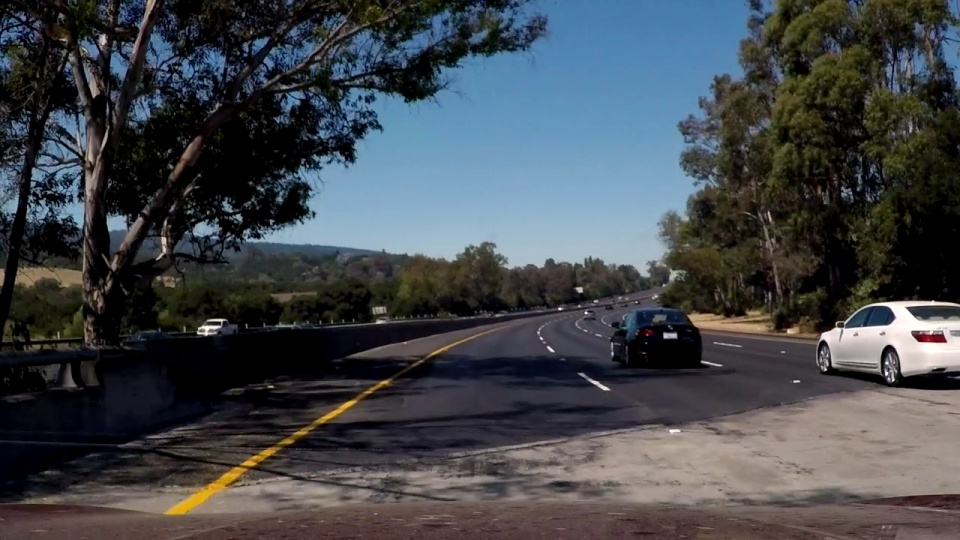
#> input picture python_practice/자율주행/slope_test.jpg, 960 x 540 px
$ jupyter execute --allow-errors challenge.ipynb   (shell and % lines are left out)
#> lines starting #> are read from the running program, lines starting #| are printed output that depends on the picture; after the words box and inside, x2 and y2 are one past the last pixel; in counts of white or black regions, pixels touching at a corner belong together
[cell 1]
# import matplotlib.pyplot as plt
# import matplotlib.image as mpimg
import numpy as np
import cv2
import math

#grayscale
def grayscale(img):
    return cv2.cvtColor(img,cv2.COLOR_BGR2GRAY)
#blur
def gaussian_blur(img,kernel_size):
    return cv2.GaussianBlur(img,(kernel_size,kernel_size),0)
#canny
def canny(img,low_threshold,high_threshold):
    return cv2.Canny(img,low_threshold,high_threshold)
#관심영역 설정
def region_of_interest(img,vertices):
    mask=np.zeros_like(img)

    if len(img.shape)>2:
        channel_count=img.shape[2]
        ignore_mask_color=(255,)*channel_count
    else:
        ignore_mask_color=255

    cv2.fillPoly(mask,vertices,ignore_mask_color)

    masked_image=cv2.bitwise_and(img,mask)
    return masked_image

def draw_lines(img,lines,color=[255,0,0],thickness=5):
    for line in lines:
        for x1,y1,x2,y2 in line:
            cv2.line(img,(x1,y1),(x2,y2),color,thickness)

def hough_lines(img,rho,theta,threshold,min_line_len,max_line_gap):
    lines=cv2.HoughLinesP(img,rho,theta,threshold,np.array([]),minLineLength=min_line_len,maxLineGap=max_line_gap)
    line_img=np.zeros((img.shape[0],img.shape[1],3),dtype=np.uint8)
    draw_lines(line_img,lines)
    return lines

def draw_fit_line(img, lines, color=[255, 0, 0], thickness=10): # 대표선 그리기
        cv2.line(img, (lines[0], lines[1]), (lines[2], lines[3]), color, thickness)

def weighted_img(img,initial_img,a=0.8,b=1.,c=0.):
    return cv2.addWeighted(initial_img,a,img,b,c)

def get_fitline(img, f_lines): # 대표선 구하기
    lines = np.squeeze(f_lines)
    lines = lines.reshape(lines.shape[0]*2,2)
    rows,cols = img.shape[:2]
    output = cv2.fitLine(lines,cv2.DIST_L2,0, 0.01, 0.01)
    vx, vy, x, y = output[0], output[1], output[2], output[3]
    x1, y1 = int(((img.shape[0]-1)-y)/vy*vx + x) , img.shape[0]-1
    x2, y2 = int(((img.shape[0]/2+100)-y)/vy*vx + x) , int(img.shape[0]/2+100)

    result = [x1,y1,x2,y2]
    return result

kernel_size=3
low_threshold=70
high_threshold=210

rho=1
theta=np.pi/180
threshold=30
min_line_len=10
max_line_gap=20

#capture = cv2.VideoCapture('challenge.mp4')

while True:
    img=cv2.imread('slope_test.jpg')
#> img is the input picture: shape (540, 960, 3); mean B, G, R 75.3, 70.7, 66.5
    # ret, img = capture.read()

    gray=grayscale(img)
    blur_gray=gaussian_blur(gray,kernel_size)
    edges=canny(blur_gray,low_threshold,high_threshold)
#> in canny, `return cv2.Canny(img,low_threshold,high_threshold)`:
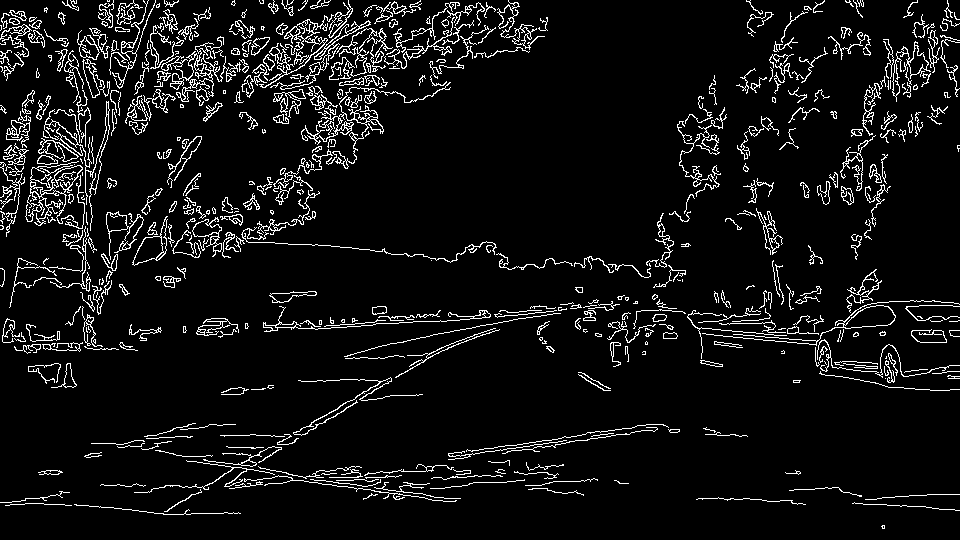
#> returned value: shape (540, 960); 7% white in thin lines or dots
    mask=np.zeros_like(img)

    if len(img.shape)>2:
        channel_count=img.shape[2]
        ignore_mask_color=(255,)*channel_count
    else:
        ignore_mask_color=255

    imshape=img.shape
    vertices=np.array([[(50,imshape[0]),(imshape[1]*2/5,imshape[0]/2),(imshape[1]*3/5,imshape[0]/2),(imshape[1]-50,imshape[0])]],dtype=np.int32)
    # vertices=np.array([[(180,imshape[0]),(600,400),(900,400),(1300,imshape[0])]],dtype=np.int32)
    mask=region_of_interest(edges,vertices)
#> in region_of_interest, `masked_image=cv2.bitwise_and(img,mask)`:
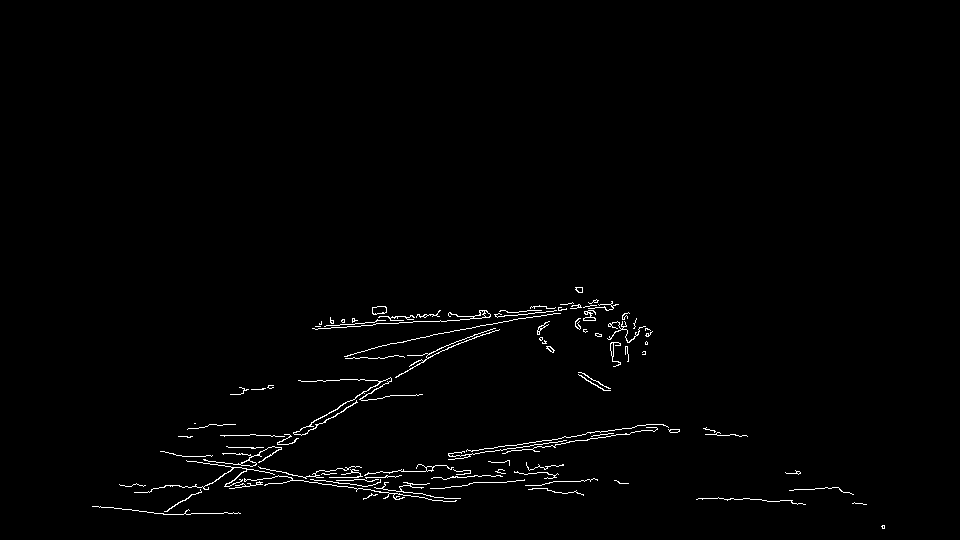
#> masked_image: shape (540, 960); 1.2% white in thin lines or dots, all inside (x1, y1, x2, y2) = (92, 287, 885, 529)


    lines=hough_lines(mask,rho,theta,threshold,min_line_len,max_line_gap)
#> in hough_lines, `lines=cv2.HoughLinesP(img,rho,theta,threshold,np.array([]),minLineLeng..`: lines = 119 rows, first 6: [449, 456, 630, 433], [475, 327, 503, 310], [232, 467, 354, 399], [226, 483, 449, 344], [407, 483, 429, 483], [713, 498, 792, 500]
#> the loop in draw_lines, `for line in lines:` made 119 passes
#> after the loop in draw_lines, `for line in lines:`:
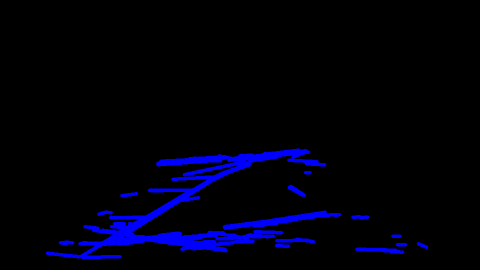
#> img: shape (540, 960, 3) (shown at 1/2 size); mean of channels 0, 1, 2 13.5, 0, 0; drawn as B, G, R
    #lines_edges=weighted_img(lines,img,a=0.8,b=1.,c=0.)
    lines = np.squeeze(lines)

    # 기울기 구하기
    slope_degree = (np.arctan2(lines[:,1] - lines[:,3], lines[:,0] - lines[:,2]) * 180) / np.pi
#> slope_degree = 119 values, max 180 at index 4, min -178.9 at index 37, mean 88.53

    # 수평 기울기 제한
    lines = lines[np.abs(slope_degree)<160]
#> lines = 14 rows, first 6: [475, 327, 503, 310], [232, 467, 354, 399], [226, 483, 449, 344], [419, 363, 531, 306], [191, 494, 269, 447], [161, 513, 383, 380]
    slope_degree = slope_degree[np.abs(slope_degree)<160]
#> slope_degree = [148.7, 150.9, 148.1, 153, 148.9, 149.1, 149.3, -149.3, -157.4, -157.6, 157.8, -146.3, 147.8, 148.1]
    # 수직 기울기 제한
    lines = lines[np.abs(slope_degree)>95]
    slope_degree = slope_degree[np.abs(slope_degree)>95]
    # 필터링된 직선 버리기
    L_lines, R_lines = lines[(slope_degree>0),:], lines[(slope_degree<0),:]
#> L_lines = [[475, 327, 503, 310], [232, 467, 354, 399], [226, 483, 449, 344], [419, 363, 531, 306], [191, 494, 269, 447], [161, 513, 383, 380], [355, 398, 441, 347], [585, 314, 612, 303], [240, 473, 391, 378], [281, 449, 448, 345]]; R_lines = [[578, 374, 605, 390], [438, 311, 450, 316], [836, 487, 853, 494], [581, 372, 608, 390]]
    temp = np.zeros((imshape[0], imshape[1], 3), dtype=np.uint8)
    L_lines, R_lines = L_lines[:,None], R_lines[:,None]
    # 왼쪽, 오른쪽 각각 대표선 구하기
    left_fit_line = get_fitline(img,L_lines)
#> in get_fitline, `lines = np.squeeze(f_lines)`: lines has the same summary as L_lines outside get_fitline
#> in get_fitline, `lines = lines.reshape(lines.shape[0]*2,2)`: lines = 20 rows, first 8: [475, 327], [503, 310], [232, 467], [354, 399], [226, 483], [449, 344], [419, 363], [531, 306]
#> in get_fitline, `output = cv2.fitLine(lines,cv2.DIST_L2,0, 0.01, 0.01)`: output = [0.886, -0.463, 377.3, 392]
#> in get_fitline, `vx, vy, x, y = output[0], output[1], output[2], output[3]`: vx = [0.886]; vy = [-0.463]; x = [377.3]; y = [392]
#> in get_fitline, `x1, y1 = int(((img.shape[0]-1)-y)/vy*vx + x) , img.shape[0]-1`: x1 = 95; y1 = 539
#> in get_fitline, `x2, y2 = int(((img.shape[0]/2+100)-y)/vy*vx + x) , int(img.shape[0]/2+..`: x2 = 419; y2 = 370
#> in get_fitline, `result = [x1,y1,x2,y2]`: result = [95, 539, 419, 370]
#> left_fit_line = [95, 539, 419, 370]
    right_fit_line = get_fitline(img,R_lines)
#> right_fit_line = [952, 539, 569, 370]
    # 대표선 그리기
    draw_fit_line(temp, left_fit_line)
    draw_fit_line(temp, right_fit_line)
#> call 2 of draw_fit_line, with thickness = 10
#> in draw_fit_line (call 2), `cv2.line(img, (lines[0], lines[1]), (lines[2], lines[3]), color, thick..`:
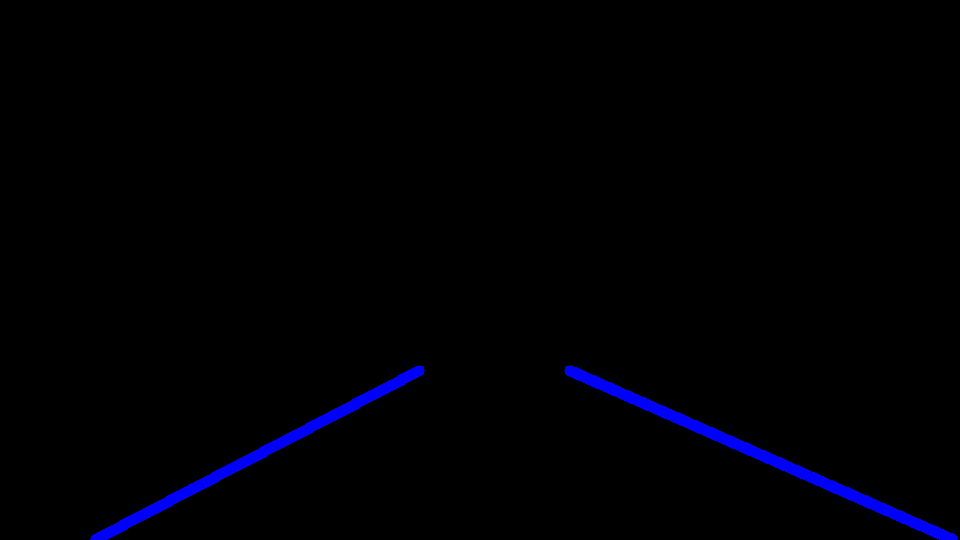
#> img: shape (540, 960, 3); mean of channels 0, 1, 2 4.3, 0, 0; drawn as B, G, R

    result = weighted_img(temp, img) # 원본 이미지에 검출된 선 overlap
#> in weighted_img, `return cv2.addWeighted(initial_img,a,img,b,c)`:
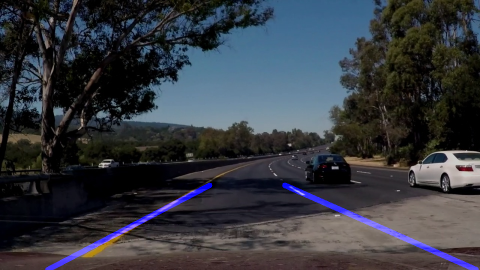
#> returned value: shape (540, 960, 3) (shown at 1/2 size); mean of channels 0, 1, 2 63.5, 56.5, 53.2; drawn as B, G, R
    cv2.imshow('result',result) # 결과 이미지 출력

    #cv2.imshow('myimg', lines_edges)

    if cv2.waitKey(33) == ord('q'):
#> (key q is pressed here)
        break

#camera.release()
#capture.release()
cv2.destroyAllWindows()

[cell 2]
import matplotlib.pyplot as plt
import matplotlib.image as mpimg
import numpy as np
import cv2
import math

# [94 lines left out: functions region_of_interest, draw_lines, pipeline, not called in this run]


from moviepy.editor import VideoFileClip
from IPython.display import HTML
white_output = 'test5_output.mp4'
#> (the rest of this cell did not finish here and is left out)

[cell 3]
# This Python file uses the following encoding: utf-8
#-*- coding: cp949 -*-
#-*- coding: utf-8 -*-
import matplotlib.pyplot as plt
import matplotlib.image as mpimg
import numpy as np
import cv2
import random
import os, sys
#%matplotlib inline

#cap = cv2.VideoCapture('solidWhiteRight.mp4')
#cap = cv2.VideoCapture('solidYellowLeft.mp4')
cap = cv2.VideoCapture('solidWhiteRight.mp4')
fit_result, l_fit_result, r_fit_result, L_lane,R_lane = [], [], [], [], []

# Define the codec and create VideoWriter object
#fourcc = cv2.VideoWriter_fourcc(*'mp4v') # Be sure to use the lower case
#out = cv2.VideoWriter('output.mp4', fourcc, 20.0, ( 960, 540 ))

# [6 lines left out: function grayscale, not called in this run]

def canny(img, low_threshold, high_threshold):
    """Applies the Canny transform"""
    return cv2.Canny(img, low_threshold, high_threshold)

def gaussian_blur(img, kernel_size):
    """Applies a Gaussian Noise kernel"""
    return cv2.GaussianBlur(img, (kernel_size, kernel_size), 0)

def region_of_interest(img, vertices):
    """
    Applies an image mask.

    Only keeps the region of the image defined by the polygon
    formed from `vertices`. The rest of the image is set to black.
    """
    #defining a blank mask to start with
    mask = np.zeros_like(img)

    #defining a 3 channel or 1 channel color to fill the mask with depending on the input image
    if len(img.shape) > 2:
        channel_count = img.shape[2]  # i.e. 3 or 4 depending on your image
        ignore_mask_color = (255,) * channel_count
    else:
        ignore_mask_color = 255

    #filling pixels inside the polygon defined by "vertices" with the fill color
    cv2.fillPoly(mask, vertices, ignore_mask_color)

    #returning the image only where mask pixels are nonzero
    masked_image = cv2.bitwise_and(img, mask)
    return masked_image

# [20 lines left out: function draw_lines, not called in this run]

def draw_circle(img,lines, color=[0, 0, 255]):
    for line in lines:
        cv2.circle(img,(line[0],line[1]), 2, color, -1)

def hough_lines(img, rho, theta, threshold, min_line_len, max_line_gap):
    """
    `img` should be the output of a Canny transform.
    Returns an image with hough lines drawn.
    """
    lines = cv2.HoughLinesP(img, rho, theta, threshold, np.array([]), minLineLength=min_line_len, maxLineGap=max_line_gap)
    line_arr = np.zeros((img.shape[0], img.shape[1], 3), dtype=np.uint8)
    #draw_lines(line_arr, lines)
    return lines

def weighted_img(img, initial_img, α=0.8, β=1., λ=0.):
    """
    `img` is the output of the hough_lines(), An image with lines drawn on it.
    Should be a blank image (all black) with lines drawn on it.

    `initial_img` should be the image before any processing.

    The result image is computed as follows:

    initial_img * α + img * β + λ
    NOTE: initial_img and img must be the same shape!
    """
    return cv2.addWeighted(initial_img, α, img, β, λ)

def Collect_points(lines):

    # reshape [:4] to [:2]
    interp = lines.reshape(lines.shape[0]*2,2)
    # interpolation & collecting points for RANSAC
    for line in lines:
        if np.abs(line[3]-line[1]) > 5:
            tmp = np.abs(line[3]-line[1])
            a = line[0] ; b = line[1] ; c = line[2] ; d = line[3]
            slope = (line[2]-line[0])/(line[3]-line[1])
            for m in range(0,tmp,5):
                if slope>0:
                    new_point = np.array([[int(a+m*slope),int(b+m)]])
                    interp = np.concatenate((interp,new_point),axis = 0)
                elif slope<0:
                    new_point = np.array([[int(a-m*slope),int(b-m)]])
                    interp = np.concatenate((interp,new_point),axis = 0)
    return interp

def get_random_samples(lines):
    one = random.choice(lines)
    two = random.choice(lines)
    if(two[0]==one[0]): # extract again if values are overlapped
        while two[0]==one[0]:
            two = random.choice(lines)
    one, two = one.reshape(1,2), two.reshape(1,2)
    three = np.concatenate((one,two),axis=1)
    three = three.squeeze()
    return three

def compute_model_parameter(line):
    # y = mx+n
    m = (line[3] - line[1])/(line[2] - line[0])
    n = line[1] - m*line[0]
    # ax+by+c = 0
    a, b, c = m, -1, n
    par = np.array([a,b,c])
    return par

def compute_distance(par, point):
    # distance between line & point

    return np.abs(par[0]*point[:,0]+par[1]*point[:,1]+par[2])/np.sqrt(par[0]**2+par[1]**2)

def model_verification(par, lines):
    # calculate distance
    distance = compute_distance(par,lines)
    # total sum of distance between random line and sample points
    sum_dist = distance.sum(axis=0)
    # average
    avg_dist = sum_dist/len(lines)

    return avg_dist

# [6 lines left out: function draw_extrapolate_line, not called in this run]

def get_fitline(img, f_lines):

    rows,cols = img.shape[:2]
    output = cv2.fitLine(f_lines,cv2.DIST_L2,0, 0.01, 0.01)
    vx, vy, x, y = output[0], output[1], output[2], output[3]
    x1, y1 = int(((img.shape[0]-1)-y)/vy*vx + x) , img.shape[0]-1
    x2, y2 = int(((img.shape[0]/2+100)-y)/vy*vx + x) , int(img.shape[0]/2+100)
    result = [x1,y1,x2,y2]

    return result

def draw_fitline(img, result_l,result_r, color=(255,0,255), thickness = 10):
    # draw fitting line
    lane = np.zeros_like(img)
    cv2.line(lane, (int(result_l[0]) , int(result_l[1])), (int(result_l[2]), int(result_l[3])), color, thickness)
    cv2.line(lane, (int(result_r[0]) , int(result_r[1])), (int(result_r[2]), int(result_r[3])), color, thickness)
    # add original image & extracted lane lines
    final = weighted_img(lane, img, 1,0.5)
    return final

def erase_outliers(par, lines):
    # distance between best line and sample points
    distance = compute_distance(par,lines)

    #filtered_dist = distance[distance<15]
    filtered_lines = lines[distance<13,:]
    return filtered_lines

# [12 lines left out: function smoothing, not called in this run]

def ransac_line_fitting(img, lines, min=100):
    global fit_result, l_fit_result, r_fit_result
    best_line = np.array([0,0,0])
    if(len(lines)!=0):
        for i in range(30):
            sample = get_random_samples(lines)
            parameter = compute_model_parameter(sample)
            cost = model_verification(parameter, lines)
            if cost < min: # update best_line
                min = cost
                best_line = parameter
            if min < 3: break
        # erase outliers based on best line
        filtered_lines = erase_outliers(best_line, lines)
        fit_result = get_fitline(img, filtered_lines)
    else:
        if (fit_result[3]-fit_result[1])/(fit_result[2]-fit_result[0]) < 0:
            l_fit_result = fit_result
            return l_fit_result
        else:
            r_fit_result = fit_result
            return r_fit_result

    if (fit_result[3]-fit_result[1])/(fit_result[2]-fit_result[0]) < 0:
        l_fit_result = fit_result
        return l_fit_result
    else:
        r_fit_result = fit_result
        return r_fit_result

def detect_lanes_img(img):

    height, width = img.shape[:2]

    # Set ROI
    vertices = np.array([[(50,height),(width/2-45, height/2+60), (width/2+45, height/2+60), (width-50,height)]], dtype=np.int32)
    ROI_img = region_of_interest(img, vertices)

    # Convert to grayimage
    #g_img = grayscale(img)

    # Apply gaussian filter
    blur_img = gaussian_blur(ROI_img, 3)

    # Apply Canny edge transform
    canny_img = canny(blur_img, 70, 210)
    # to except contours of ROI image
    vertices2 = np.array([[(52,height),(width/2-43, height/2+62), (width/2+43, height/2+62), (width-52,height)]], dtype=np.int32)
    canny_img = region_of_interest(canny_img, vertices2)

    # Perform hough transform
    # Get first candidates for real lane lines
    line_arr = hough_lines(canny_img, 1, 1 * np.pi/180, 30, 10, 20)

    #draw_lines(img, line_arr, thickness=2)

    line_arr = np.squeeze(line_arr)
    # Get slope degree to separate 2 group (+ slope , - slope)
    slope_degree = (np.arctan2(line_arr[:,1] - line_arr[:,3], line_arr[:,0] - line_arr[:,2]) * 180) / np.pi

    # ignore horizontal slope lines
    line_arr = line_arr[np.abs(slope_degree)<160]
    slope_degree = slope_degree[np.abs(slope_degree)<160]
    # ignore vertical slope lines
    line_arr = line_arr[np.abs(slope_degree)>95]
    slope_degree = slope_degree[np.abs(slope_degree)>95]
    L_lines, R_lines = line_arr[(slope_degree>0),:], line_arr[(slope_degree<0),:]
    #print(line_arr.shape,'  ',L_lines.shape,'  ',R_lines.shape)

    # interpolation & collecting points for RANSAC
    L_interp = Collect_points(L_lines)
    R_interp = Collect_points(R_lines)

    #draw_circle(img,L_interp,(255,255,0))
    #draw_circle(img,R_interp,(0,255,255))

    # erase outliers based on best line
    left_fit_line = ransac_line_fitting(img, L_interp)
    right_fit_line = ransac_line_fitting(img, R_interp)

    # smoothing by using previous frames
    L_lane.append(left_fit_line), R_lane.append(right_fit_line)

    if len(L_lane) > 10:
        left_fit_line = smoothing(L_lane, 10)
    if len(R_lane) > 10:
        right_fit_line = smoothing(R_lane, 10)
    final = draw_fitline(img, left_fit_line, right_fit_line)

    return final

while cap.isOpened():
    ret, frame = cap.read()
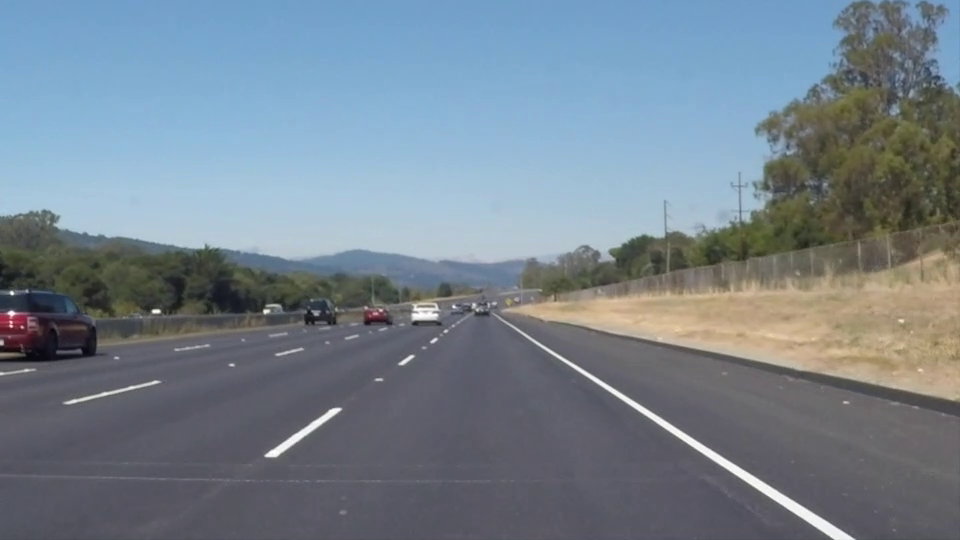
#> input picture frame 22 of python_practice/자율주행/solidWhiteRight.mp4, 960 x 540 px
#> frame is the input picture: shape (540, 960, 3); mean B, G, R 141.9, 130.7, 117.7

    if frame is None:
        # 프레임이 더 이상 없으면 루프를 종료합니다.
        break

    # if frame.shape[0] != 540:  # 도전 동영상을 위한 크기 조정
    #     frame = cv2.resize(frame, None, fx=3/4, fy=3/4, interpolation=cv2.INTER_AREA)

    result = detect_lanes_img(frame)
#> in region_of_interest, `masked_image = cv2.bitwise_and(img, mask)`:
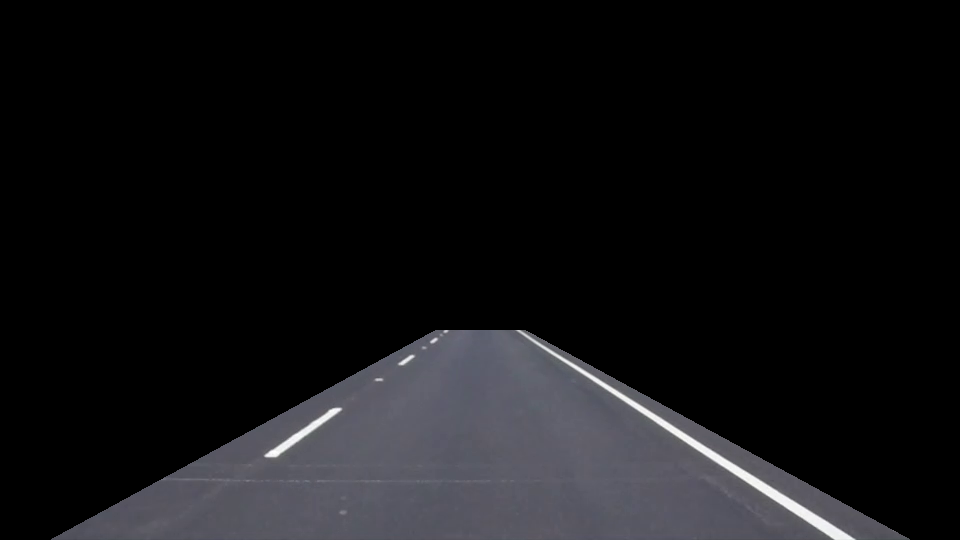
#> masked_image: shape (540, 960, 3); mean B, G, R 20.5, 18.5, 18.5
#> (the rest of the program and of its run is left out)
